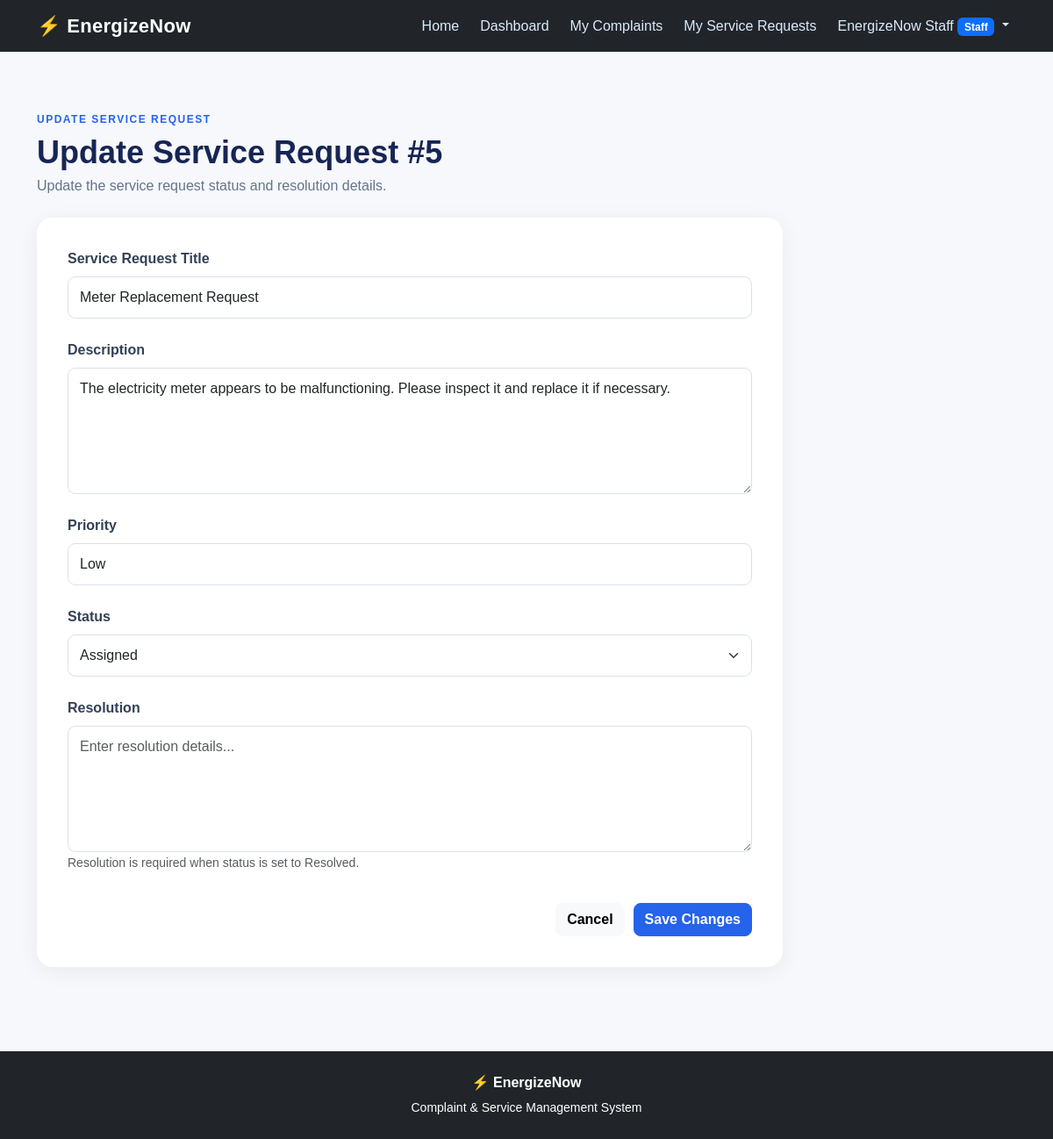
Screenshot of /staff/service-requests/5/update (signed in) with the database file from the repository.
### models/user.py (models this page shows, shortened)
class User(UserMixin, db.Model):
    __tablename__ = "users"
    id = db.Column(db.Integer, primary_key=True)
    name = db.Column(
        db.String(100),
        nullable=False
    )
    email = db.Column(
        db.String(120),
        unique=True,
        nullable=False
    )
    password = db.Column(
        db.String(255),
        nullable=False
    )
    role = db.Column(
        db.String(20),
        nullable=False,
        default="customer"
    )
    complaints = db.relationship(
        "Complaint",
        backref="customer",
        lazy=True,
        foreign_keys="Complaint.customer_id"
    )
    assigned_complaints = db.relationship(
        "Complaint",
        backref="assigned_staff",
        lazy=True,
        foreign_keys="Complaint.assigned_to"
    )

### models/service_request.py (models this page shows, shortened)
class ServiceRequest(db.Model):
    __tablename__ = "service_requests"
    id = db.Column(
        db.Integer,
        primary_key=True
    )
    title = db.Column(
        db.String(200),
        nullable=False
    )
    description = db.Column(
        db.Text,
        nullable=False
    )
    status = db.Column(
        db.String(30),
        nullable=False,
        default="New"
    )
    priority = db.Column(
        db.String(20),
        nullable=False,
        default="Medium"
    )
    created_at = db.Column(
        db.DateTime,
        default=datetime.utcnow
    )
    updated_at = db.Column(
        db.DateTime,
        default=datetime.utcnow,
        onupdate=datetime.utcnow
    )
    resolution = db.Column(
        db.Text
    )
    customer_id = db.Column(
        db.Integer,
        db.ForeignKey("users.id"),
        nullable=False
    )
    assigned_to = db.Column(
        db.Integer,
        db.ForeignKey("users.id"),
        nullable=True
    )

### routes/service_requests.py (the view, shortened to what this page needs)
@service_requests_bp.route(
    "/staff/service-requests/<int:request_id>/update",
    methods=["GET", "POST"]
)
@role_required("staff")
def update_service_request(request_id):
    service_request = ServiceRequest.query.filter_by(
        id=request_id,
        assigned_to=current_user.id
    ).first_or_404()
    return render_template(
        "service_requests/edit.html",
        service_request=service_request,
        staff_view=True
    )

### app.py (called while the page is built)
@login_manager.user_loader
def load_user(user_id):
    return User.query.get(int(user_id))

### templates/service_requests/edit.html (shortened to what this page needs)
{% extends "base.html" %}
{% block content %}
<div class="container py-5">
    <div class="form-page-header mb-4">
        <span class="page-label">
            UPDATE SERVICE REQUEST
        </span>
        <h1>
            Update Service Request #{{ service_request.id }}
        </h1>
        <p>
            Update the service request status and resolution details.
        </p>
    </div>
    <div class="form-card">
        <form
            method="POST"
            action="{{ url_for(
                'service_requests.update_service_request',
                request_id=service_request.id
            ) }}"
        >
            <div class="mb-4">
                <label class="form-label">
                    Service Request Title
                </label>
                <input
                    type="text"
                    name="title"
                    class="form-control"
                    value="{{ service_request.title }}"
                    readonly
                >
            </div>
            <div class="mb-4">
                <label class="form-label">
                    Description
                </label>
                <textarea
                    name="description"
                    class="form-control"
                    rows="5"
                    readonly
                >{{ service_request.description }}</textarea>
            </div>
            <div class="mb-4">
                <label class="form-label">
                    Priority
                </label>
                <input
                    type="text"
                    class="form-control"
                    value="{{ service_request.priority }}"
                    readonly
                >
            </div>
            <div class="mb-4">
                <label class="form-label">
                    Status
                </label>
                <select
                    name="status"
                    class="form-select"
                    required
                >
                    <option
                        value="Assigned"
                        {% if service_request.status == "Assigned" %}
                        selected
                        {% endif %}
                    >
                        Assigned
                    </option>
                </select>
            </div>
            <div class="mb-4">
                <label class="form-label">
                    Resolution
                </label>
                <textarea
                    name="resolution"
                    class="form-control"
                    rows="5"
                    placeholder="Enter resolution details..."
                >{{ service_request.resolution or "" }}</textarea>
                <small class="text-muted">
                    Resolution is required when status is set to Resolved.
                </small>
            </div>
            <div class="form-actions">
                <a
                    href="{{ url_for(
                        'service_requests.staff_view_service_request',
                        request_id=service_request.id
                    ) }}"
                    class="btn btn-light"
                >
                    Cancel
                </a>
                <button
                    type="submit"
                    class="btn btn-primary"
                >
                    Save Changes
                </button>
            </div>
        </form>
    </div>
</div>
{% endblock %}

### templates/base.html (shortened to what this page needs)
<!DOCTYPE html>
<html lang="en">
<head>
    <link
        href="https://cdn.jsdelivr.net/npm/bootstrap@5.3.3/dist/css/bootstrap.min.css"
        rel="stylesheet"
    >
    <link
        rel="stylesheet"
        href="{{ url_for('static', filename='css/style.css') }}"
    >
</head>
<body>
<nav class="navbar navbar-expand-lg navbar-dark bg-dark">
    <div class="container">
        <a
            class="navbar-brand fw-bold"
            href="{{ url_for('home') }}"
        >
            ⚡ EnergizeNow
        </a>
        <div
            class="collapse navbar-collapse"
            id="navbarContent"
        >
            <ul class="navbar-nav ms-auto">
                <li class="nav-item">
                    <a
                        class="nav-link"
                        href="{{ url_for('home') }}"
                    >
                        Home
                    </a>
                </li>
                {% if current_user.is_authenticated %}
                    {% if current_user.role == "admin" %}
                        <li class="nav-item">
                            <a
                                class="nav-link"
                                href="{{ url_for('dashboard.admin_dashboard') }}"
                            >
                                Dashboard
                            </a>
                        </li>
                        <li class="nav-item">
                            <a
                                class="nav-link"
                                href="{{ url_for('complaints.admin_complaints') }}"
                            >
                                Complaints
                            </a>
                        </li>
                        <li class="nav-item">
                            <a
                                class="nav-link"
                                href="{{ url_for('service_requests.admin_service_requests') }}"
                            >
                                Service Requests
                            </a>
                        </li>
                    <!-- ================================
                         STAFF NAVIGATION
                    ================================= -->
                    {% elif current_user.role == "staff" %}
                        <li class="nav-item">
                            <a
                                class="nav-link"
                                href="{{ url_for('dashboard.staff_dashboard') }}"
                            >
                                Dashboard
                            </a>
                        </li>
                        <li class="nav-item">
                            <a
                                class="nav-link"
                                href="{{ url_for('complaints.staff_complaints') }}"
                            >
                                My Complaints
                            </a>
                        </li>
                        <li class="nav-item">
                            <a
                                class="nav-link"
                                href="{{ url_for('service_requests.staff_service_requests') }}"
                            >
                                My Service Requests
                            </a>
                        </li>
                    {% endif %}
                    <li class="nav-item dropdown">
                        <a
                            class="nav-link dropdown-toggle"
                            href="#"
                            role="button"
                            data-bs-toggle="dropdown"
                        >
                            {{ current_user.name }}
                            <span class="badge bg-primary">
                                {{ current_user.role|capitalize }}
                            </span>
                        </a>
                    </li>
                {% endif %}
            </ul>
        </div>
    </div>
</nav>
<main>
    {% block content %}
    {% endblock %}
</main>
<footer class="bg-dark text-white text-center py-4 mt-5">
    <div class="container">
        <p class="mb-1">
            ⚡ <strong>EnergizeNow</strong>
        </p>
        <small>
            Complaint & Service Management System
        </small>
    </div>
</footer>
</body>
</html>

### static/css/style.css (style rules this page uses)
body { background: #f6f8fc; color: #172554; font-family: Arial, Helvetica, sans-serif; }
a { text-decoration: none; }
main { min-height: 75vh; }
.navbar-brand { font-size: 22px; letter-spacing: 0.3px; }
.navbar .nav-link { color: #dbeafe !important; margin-left: 8px; transition: 0.2s; }
.section-heading span, .page-label { color: #2563eb; font-size: 12px; font-weight: 700; letter-spacing: 1.5px; }
.page-header h1, .form-page-header h1, .dashboard-header h1 { font-size: 36px; font-weight: 800; margin: 5px 0; }
.page-header p, .form-page-header p, .dashboard-header p { color: #64748b; margin: 0; }
.form-page-header { margin-bottom: 30px; }
.form-label { font-weight: 600; color: #334155; }
.form-control, .form-select { border: 1px solid #dbe1ea; border-radius: 9px; padding: 11px 13px; }
.btn { border-radius: 8px; font-weight: 600; }
.btn-primary { background: #2563eb; border-color: #2563eb; }
.form-card { max-width: 850px; background: white; padding: 35px; border-radius: 18px; box-shadow: 0 5px 25px rgba(0, 0, 0, 0.06); }
textarea { resize: vertical; }
.form-actions { display: flex; justify-content: flex-end; gap: 10px; padding-top: 10px; }

### rows the page displays
User: name "EnergizeNow Staff", role "Staff"
ServiceRequest: id "5", title "Meter Replacement Request", description "The electricity meter appears to be malfunctioning. Please inspect it and replace it if necessary.", priority "Low", status "Assigned"
